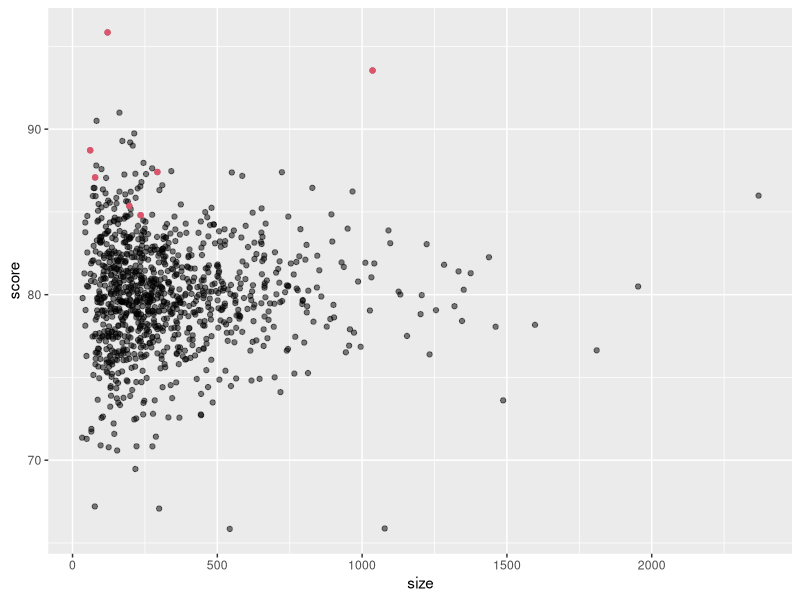
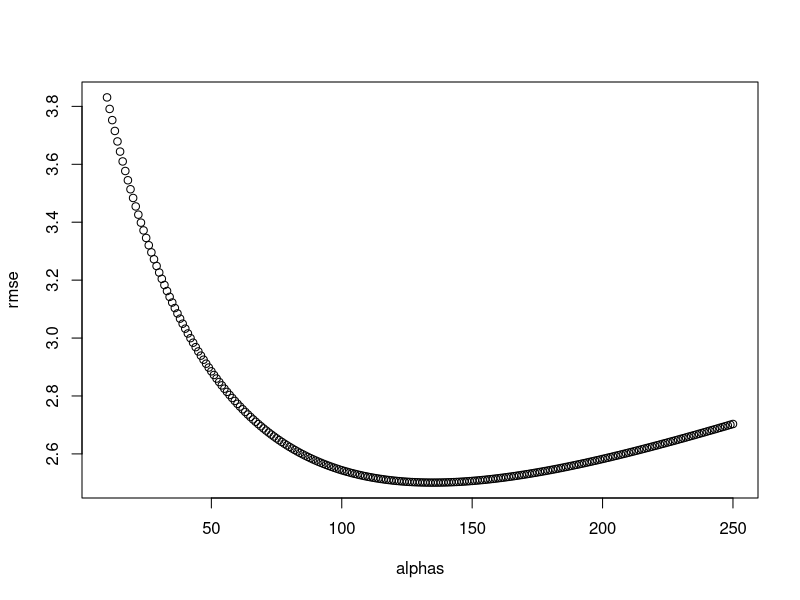
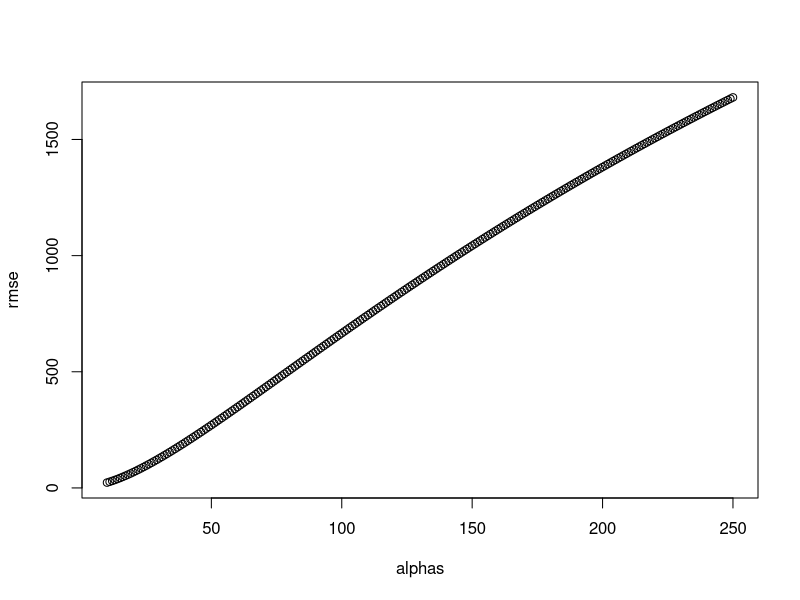

Generate these figures, in order, with R:
#Ejercicio_No3_S06_Regularizacion

#Los ejercicios en Q1-Q8 funcionan con un conjunto de datos simulado para 1000 escuelas. Esta configuración previa al ejercicio lo guía a través del código necesario para simular el conjunto de datos.

#Un experto en educación aboga por escuelas más pequeñas. El experto basa esta recomendación en el hecho de que entre las mejores escuelas, muchas son escuelas pequeñas. Simulemos un conjunto de datos para 1000 escuelas. Primero, simulemos el número de estudiantes en cada escuela, usando el siguiente código:

library(tidyverse)
library(caret)

set.seed(1986, sample.kind = "Rounding")
n <- round(2^rnorm(1000, 8, 1))


#Ahora asignemos una verdadera calidad para cada escuela que sea completamente independiente del tamaño. Este es el parámetro que queremos estimar en nuestro análisis. La verdadera calidad se puede asignar utilizando el siguiente código:

set.seed(1, sample.kind="Rounding")

mu <- round(80 + 2*rt(1000, 5))
range(mu)
schools <- tibble(id = paste("PS",1:1000),
                      size = n,
                      quality = mu,
                      rank = rank(-mu))

#Ver el top 10 de las escuelas


schools %>% top_n(10, quality) %>% arrange(desc(quality))


#Ahora hagamos que los estudiantes en la escuela tomen un examen. Existe una variabilidad aleatoria en la toma de exámenes, por lo que simularemos los puntajes de los exámenes como normalmente se distribuyen con el promedio determinado por la calidad de la escuela con una desviación estándar de 30 puntos porcentuales. Este código simulará los puntajes de las pruebas:


set.seed(1, sample.kind="Rounding")

mu <- round(80 + 2*rt(1000, 5))

scores <- sapply(1:nrow(schools), function(i){
  scores <- rnorm(schools$size[i], schools$quality[i], 30)
  scores
})
schools <- schools %>% mutate(score = sapply(scores, mean))


#¿Cuáles son las mejores escuelas según el puntaje promedio? Muestra solo la identificación, el tamaño y el puntaje promedio.

#Informe la identificación de la escuela superior y el puntaje promedio de la décima escuela.

#¿Cuál es la identificación de la escuela superior?

#Tenga en cuenta que las identificaciones de la escuela se dan en la forma "PS x", donde x es un número. Informe solo el número.

head(scores)
head(schools)


schools %>% top_n(10, score) %>% arrange(desc(score)) %>% select(id, size, score)

#Compare el tamaño medio de la escuela con el tamaño medio de las 10 mejores escuelas según el puntaje.

#¿Cuál es el tamaño promedio de la escuela en general?

options(digits = 10)

schools_tp10 <- schools %>% top_n(10, score) %>% arrange(desc(score)) %>% select(id, size, score)

median(schools$size)
schools %>% top_n(10, score) %>% .$size %>% median()


#Q3

#Según este análisis, parece que las escuelas pequeñas producen mejores puntajes en las pruebas que las escuelas grandes. Cuatro de las 10 mejores escuelas tienen 100 o menos estudiantes. ¿Pero como puede ser ésto? Construimos la simulación para que la calidad y el tamaño fueran independientes. Repita el ejercicio para las peores 10 escuelas.

#¿Cuál es el tamaño medio de escuela de las 10 escuelas inferiores según el puntaje?

median(schools$size)
schools %>% top_n(-10, score) %>% .$size %>% median()


#Q4

#De este análisis, vemos que las peores escuelas también son pequeñas. Trace el puntaje promedio versus el tamaño de la escuela para ver qué está pasando. Destaque las 10 mejores escuelas según la verdadera calidad.


schools %>% ggplot(aes(size, score)) +
  geom_point(alpha = 0.5) +
  geom_point(data = filter(schools, rank<=10), col = 2) 


#Podemos ver que el error estándar de la puntuación tiene una mayor variabilidad cuando la escuela es más pequeña. Esta es una realidad estadística básica que aprendimos en PH125.3x: Ciencia de datos: probabilidad y PH125.4x: Ciencia de datos: ¡Inferencia y cursos de modelado! Tenga en cuenta también que varias de las 10 mejores escuelas basadas en la calidad real también se encuentran en las 10 mejores escuelas según la puntuación del examen: 


schools %>% top_n(10, score) %>% arrange(desc(score))


#Q5

#Usemos la regularización para elegir las mejores escuelas. Recuerde que la regularización reduce las desviaciones del promedio hacia 0. Para aplicar la regularización aquí, primero debemos definir el promedio general para todas las escuelas, utilizando el siguiente código:

overall <- mean(sapply(scores, mean))


#Luego, debemos definir, para cada escuela, cómo se desvía de ese promedio.

#Escriba un código que calcule el puntaje por encima del promedio de cada escuela pero dividiéndolo entre n + α en lugar de n, con n el tamaño de la escuela y α un parámetro de regularización. Prueba α = 25.

#¿Cuál es la identificación de la escuela superior con regularización?

#Tenga en cuenta que las identificaciones de la escuela se dan en la forma "PS x", donde x es un número. Informe solo el número.

a <- 25

score_reg <- sapply(scores, function(x)  overall + sum(x-overall)/(length(x)+a))


schools %>% mutate(score_reg = score_reg) %>%
  top_n(10, score_reg) %>% arrange(desc(score_reg))


#Q6

#Tenga en cuenta que esto mejora un poco las cosas. El número de escuelas pequeñas que no están altamente clasificadas ahora es menor. ¿Hay una mejor α? Usando valores de α de 10 a 250, encuentre la α que minimiza el RMSE.

#RMSE = 11000∑i = 11000 (quality - estimate)2

#¿Qué valor de α da el mínimo RMSE?

alphas <- seq(10,250,1)

rmse <- sapply(alphas, function(a) {
  score_reg <- sapply(scores, function(x) overall + sum(x-overall) / (length(x)+a))
  mean((score_reg - schools$quality)^2)
})
plot(alphas, rmse)
alphas[which.min(rmse)]


#Q7

#Clasifique las escuelas según el promedio obtenido con la mejor α. Tenga en cuenta que ninguna escuela pequeña se incluye incorrectamente.

#¿Cuál es la identificación de la mejor escuela ahora?

a <- 135

score_reg <- sapply(scores, function(x)  overall + sum(x-overall)/(length(x)+a))


schools %>% mutate(score_reg = score_reg) %>%
  top_n(10, score_reg) %>% arrange(desc(score_reg))


#Q8

#Un error común al usar la regularización es reducir los valores hacia 0 que no están centrados alrededor de 0. Por ejemplo, si no restamos el promedio general antes de reducir, en realidad obtenemos un resultado muy similar. Confirme esto volviendo a ejecutar el código del ejercicio en Q6 pero sin eliminar la media general.

#¿Qué valor de α da el mínimo RMSE aquí?


alphas <- seq(10,250)
rmse <- sapply(alphas, function(alpha){
  score_reg <- sapply(scores, function(x) sum(x)/(length(x)+alpha))
  mean((score_reg - schools$quality)^2)
})
plot(alphas, rmse)
alphas[which.min(rmse)]  
